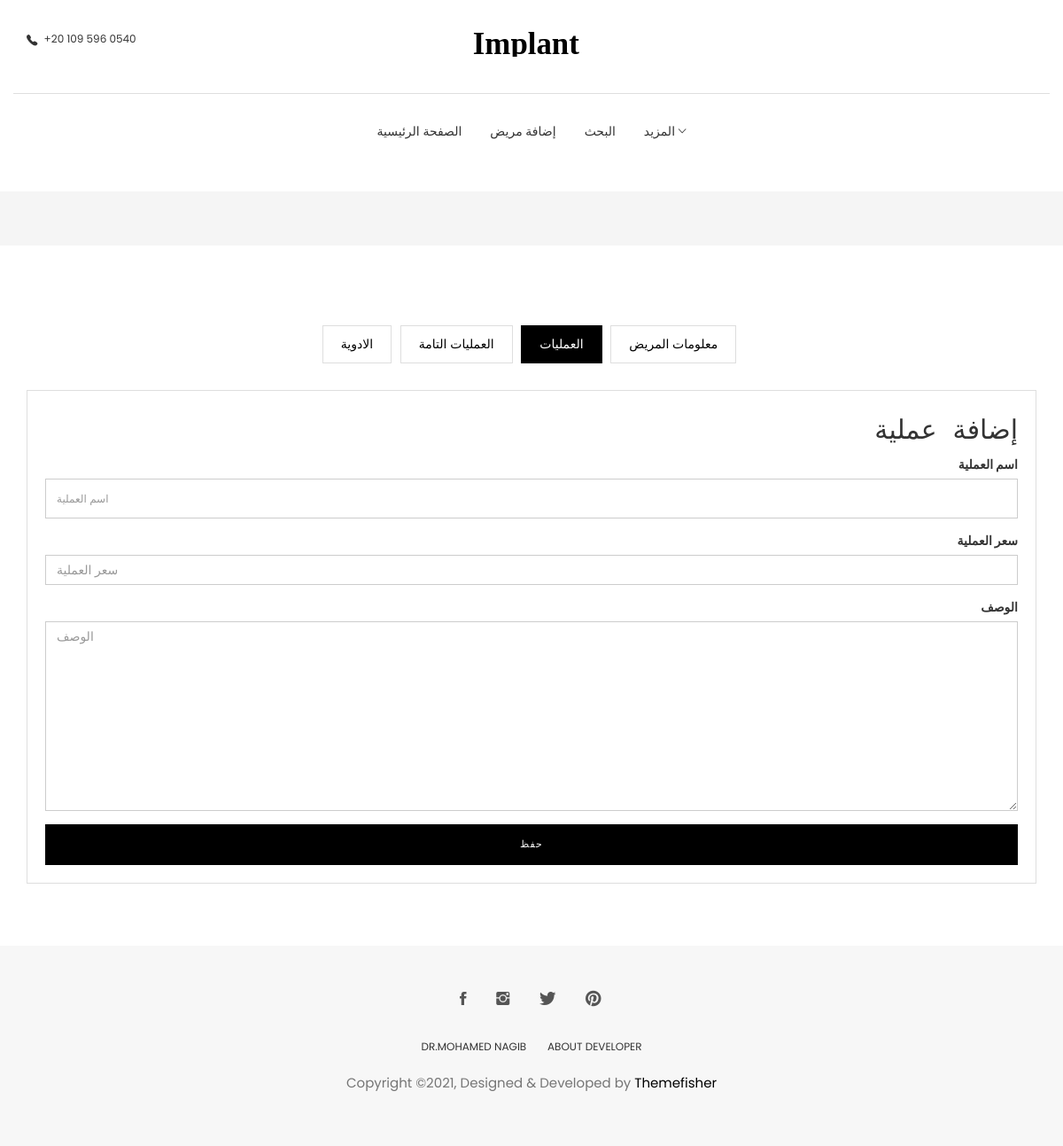
Page /patient/patient_details/operations/8-test (signed in) on the earlier database version.
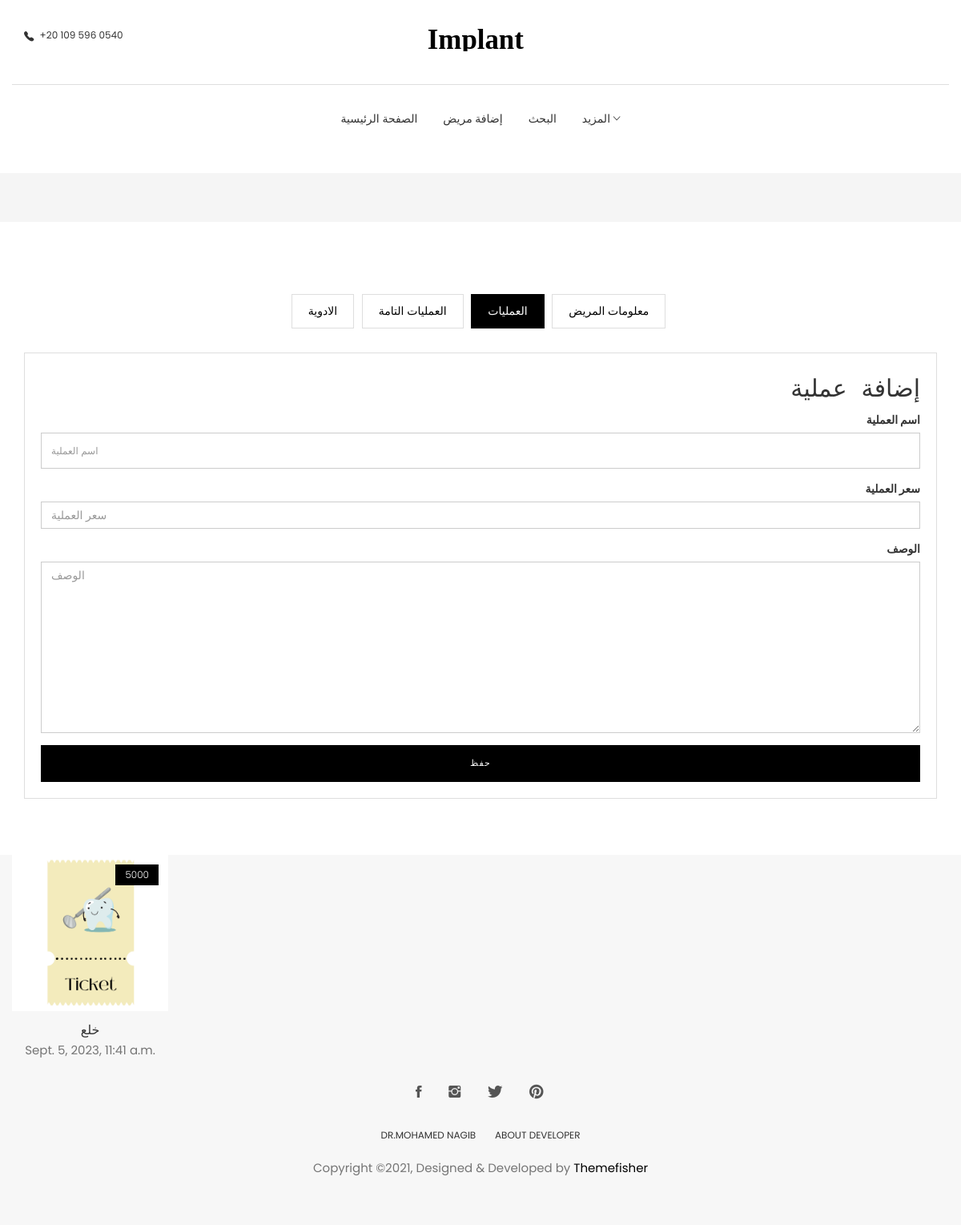
Same page on the later database version.
### patient/models.py (models this page shows, shortened)
class Operation(models.Model):
    id = models.AutoField(primary_key=True, null=False, blank=False)
    patient = models.ForeignKey(Patient, null=False, blank=False, on_delete=models.CASCADE)
    user = models.ForeignKey(User, blank=False, null=False, on_delete=models.DO_NOTHING)
    name = models.CharField(max_length=15, null=False, blank=False)
    datetime = models.DateTimeField(auto_now_add=True,auto_created=True)
    price = models.IntegerField(blank=False, null=False)
    description = models.TextField(max_length=1000, blank=True, null=True)
    remaining_amount = models.IntegerField(null=False, blank=False, default=0)

### patient/views.py (the view)
# urls.py: path('patient_details/operations/<int:id>-<str:full_name>', add_operation, name='add_operation'),
@login_required
def add_operation(request, *args, **kwargs):
    form = AddOperationForm(request.POST)
    patient = get_object_or_404(Patient, id=kwargs['id'], full_name=kwargs['full_name'])
    all_operation = Operation.objects.filter(patient=patient)
    if request.method == 'POST':
        if form.is_valid():
            over_ride_form = form.save(commit=False)
            over_ride_form.user = request.user
            over_ride_form.patient = patient
            over_ride_form.remaining_amount = over_ride_form.price
            over_ride_form.save()
            return redirect(request.META['HTTP_REFERER'])
    else:
        form = AddOperationForm()
    context = {
        "page_title": 'إضافة عملية',
        "form": form,
        "operations": all_operation,
        "patient": patient
    }
    return render(request, 'add_operation.html', context)

### patient/forms.py
class AddOperationForm(forms.ModelForm):
    class Meta:
        model = Operation
        fields = ['name', 'price', 'description']
    def __init__(self, *args, **kwargs):
        super().__init__(*args, **kwargs)
        self.fields['name'].label = 'اسم العملية'
        self.fields['price'].label = 'سعر العملية'
        self.fields['description'].label = "الوصف "

### patient/templates/add_operation.html (shortened to what this page needs)
{% extends 'base_profile.html' %}
{% load static %}
{% load bootstrap4 %}
{% block profile %}
<section class="user-dashboard page-wrapper">
  <div class="container">
    <div class="row">
      <div class="col-md-12">
        <ul class="list-inline dashboard-menu text-center">
          <li><a href="{% url 'patient:get_all_prescription' id=patient.id %}">الادوية</a></li>
          <li><a href="{% url 'patient:get_operations_done' id=patient.id %}">العمليات التامة</a></li>
          <li><a class="active" href="">العمليات</a></li>
          <li><a href="{% url 'patient:patient_details' id=patient.id full_name=patient.full_name  %}">معلومات المريض</a></li>
        </ul>
        <div class="dashboard-wrapper dashboard-user-profile">
          <div class="media">
            <div class="media-body">
                <form method="POST" enctype="multipart/form-data" onsubmit="disableButton(this)" style="text-align:right;">
                    <h4 class="widget-title" style="text-align:right; font-family:monospace; font-size:30px;">إضافة عملية </h4>
                    {% bootstrap_form form %}
                    <input class="btn btn-main text-center w-100" type="submit" value="حفظ" id="submitButton">
                </form>
            </div>
          </div>
        </div>
      </div>
    </div>
  </div>
</section>
{% endblock %}
{% block operation %}
    <div class="col-md-9">
			<div class="row">
			{% for op in operations %}
                {% if op.remaining_amount != 0 %}
                <div class="col-md-3">
                    <div class="product-item">
                        <div class="product-thumb">
                            <span class="bage">{{op.remaining_amount}}</span>
                            <img class="img-responsive" src="{% static 'images/Ticket.png' %}" alt="Ticket-img" />
                        </div>
                        <div class="product-content">
                            <h4>{{op.name}}</h4>
                            <p class="price">{{op.datetime}}</p>
                        </div>
                    </div>
                </div>
                {% endif %}
			{% endfor %}
            </div>
        </div>
{% endblock %}

Differences in the rows shown:
added Operation: remaining_amount "5000", name "خلع", datetime "Sept. 5, 2023, 11:41 a.m."
